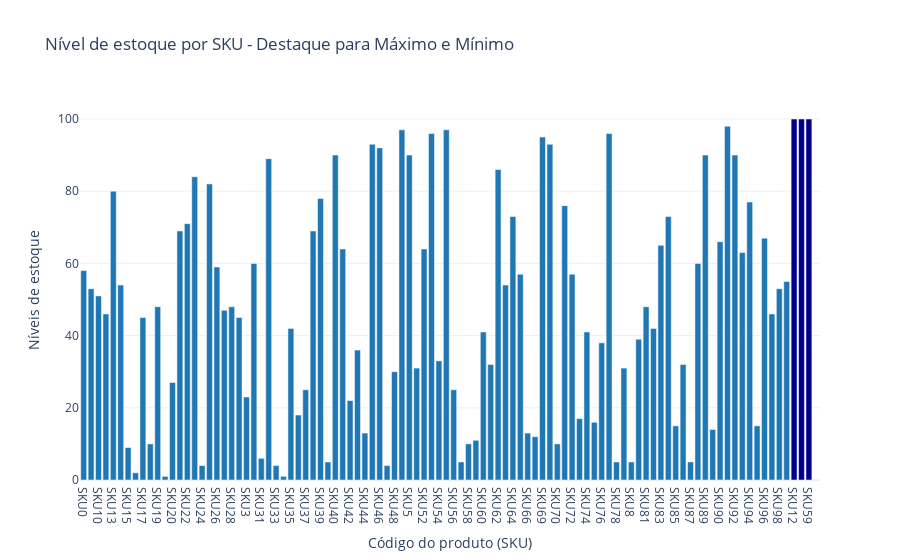

Notebook source saved alongside this figure:
### Markdown cell above
O gráfico de barras exibe a distribuição da receita gerada pelos SKUs, com a altura das barras representando o valor total de receita de cada SKU.

A análise revela uma grande variabilidade na receita gerada, com alguns produtos se destacando significativamente em relação a outros. O SKU 51 é o líder em vendas, gerando a maior receita entre os SKUs analisados. Em contraste, o SKU 59 apresenta a menor receita.

### Code cell
# Agrupando os dados por SKU e somando os níveis de estoque 
Níveis_de_estoque_por_SKU = TabcadeiaSup.groupby('Código do produto (SKU)')['Níveis de estoque'].sum().reset_index()

# Identificando o valor máximo e mínimo
max_value = Níveis_de_estoque_por_SKU['Níveis de estoque'].max()
min_value = Níveis_de_estoque_por_SKU['Níveis de estoque'].min()

Níveis_de_estoque_por_SKU['Cor'] = Níveis_de_estoque_por_SKU['Níveis de estoque'].apply(lambda x: 'darkblue' if x == max_value else ('red' if x == min_value else '#1f77b4'))

# Criando o gráfico de barras
Níveis_de_estoque_chart = px.bar(Níveis_de_estoque_por_SKU, 
                        x='Código do produto (SKU)', 
                        y='Níveis de estoque', 
                        title='Nível de estoque por SKU - Destaque para Máximo e Mínimo',
                        color='Cor',
                        color_discrete_map={'darkblue':'darkblue', '#1f77b4':'#1f77b4', 'red':'red'})

Níveis_de_estoque_chart.update_layout(showlegend=False)

Níveis_de_estoque_chart.show()

### Figure 1 — Plotly figure (JSON) as saved in the notebook; plotly's stock layout.template omitted (floating-point values rounded to 4 significant figures)
{"data": [{"alignmentgroup": "True", "hovertemplate": "Cor=#1f77b4<br>Código do produto (SKU)=%{x}<br>Níveis de estoque=%{y}<extra></extra>", "legendgroup": "#1f77b4", "marker": {"color": "#1f77b4", "pattern": {"shape": ""}}, "name": "#1f77b4", "offsetgroup": "#1f77b4", "orientation": "v", "showlegend": true, "textposition": "auto", "type": "bar", "x": ["SKU0", "SKU1", "SKU10", "SKU11", "SKU13", "SKU14", "SKU15", "SKU16", "SKU17", "SKU18", "SKU19", "SKU2", "SKU20", "SKU21", "SKU22", "SKU23", "SKU24", "SKU25", "SKU26", "SKU27", "SKU28", "SKU29", "SKU3", "SKU30", "SKU31", "SKU32", "SKU33", "SKU34", "SKU35", "SKU36", "SKU37", "SKU38", "SKU39", "SKU4", "SKU40", "SKU41", "SKU42", "SKU43", "SKU44", "SKU45", "SKU46", "SKU47", "SKU48", "SKU49", "SKU5", "SKU50", "SKU52", "SKU53", "SKU54", "SKU55", "SKU56", "SKU57", "SKU58", "SKU6", "SKU60", "SKU61", "SKU62", "SKU63", "SKU64", "SKU65", "SKU66", "SKU67", "SKU69", "SKU7", "SKU70", "SKU71", "SKU72", "SKU73", "SKU74", "SKU75", "SKU76", "SKU77", "SKU78", "SKU79", "SKU8", "SKU80", "SKU81", "SKU82", "SKU83", "SKU84", "SKU85", "SKU86", "SKU87", "SKU88", "SKU89", "SKU9", "SKU90", "SKU91", "SKU92", "SKU93", "SKU94", "SKU95", "SKU96", "SKU97", "SKU98", "SKU99"], "xaxis": "x", "y": [58, 53, 51, 46, 80, 54, 9, 2, 45, 10, 48, 1, 27, 69, 71, 84, 4, 82, 59, 47, 48, 45, 23, 60, 6, 89, 4, 1, 42, 18, 25, 69, 78, 5, 90, 64, 22, 36, 13, 93, 92, 4, 30, 97, 90, 31, 64, 96, 33, 97, 25, 5, 10, 11, 41, 32, 86, 54, 73, 57, 13, 12, 95, 93, 10, 76, 57, 17, 41, 16, 38, 96, 5, 31, 5, 39, 48, 42, 65, 73, 15, 32, 5, 60, 90, 14, 66, 98, 90, 63, 77, 15, 67, 46, 53, 55], "yaxis": "y"}, {"alignmentgroup": "True", "hovertemplate": "Cor=darkblue<br>Código do produto (SKU)=%{x}<br>Níveis de estoque=%{y}<extra></extra>", "legendgroup": "darkblue", "marker": {"color": "darkblue", "pattern": {"shape": ""}}, "name": "darkblue", "offsetgroup": "darkblue", "orientation": "v", "showlegend": true, "textposition": "auto", "type": "bar", "x": ["SKU12", "SKU51", "SKU59"], "xaxis": "x", "y": [100, 100, 100], "yaxis": "y"}, {"alignmentgroup": "True", "hovertemplate": "Cor=red<br>Código do produto (SKU)=%{x}<br>Níveis de estoque=%{y}<extra></extra>", "legendgroup": "red", "marker": {"color": "red", "pattern": {"shape": ""}}, "name": "red", "offsetgroup": "red", "orientation": "v", "showlegend": true, "textposition": "auto", "type": "bar", "x": ["SKU68"], "xaxis": "x", "y": [0], "yaxis": "y"}], "layout": {"barmode": "relative", "legend": {"title": {"text": "Cor"}, "tracegroupgap": 0}, "showlegend": false, "title": {"text": "Nível de estoque por SKU - Destaque para Máximo e Mínimo"}, "xaxis": {"anchor": "y", "domain": [0, 1], "title": {"text": "Código do produto (SKU)"}}, "yaxis": {"anchor": "x", "domain": [0, 1], "title": {"text": "Níveis de estoque"}}}}
